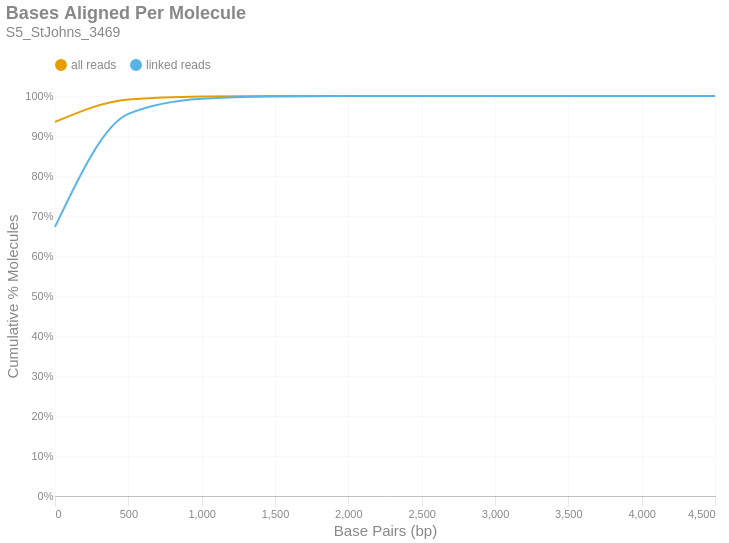

Write notebook code for a chart like this one.
### Markdown cell above
### Bases Aligned Per Molecule
This is a cumulative frequency distribution showing the number of base pairs aligned per unique molecule. These data are shown in 500 bp bins. There are two distributions: one with `all reads` (yellow) and another with only `linked reads` (blue). The percent of molecules in the `linked reads` distribution is relative to the total number of linked molecules.

### Code cell
if SKIPLR:
    print_html(f"Skipped")
else:
    binned_df = consolidated_hist(valids['aligned_bp'], mask, 500, True)
    with SafeRender(binned_df):
        (
            density_plot(binned_df, 'Bases Aligned Per Molecule', samplename, 'basesper')
            .encode(
                x=alt.X('bin:Q', title="Base Pairs (bp)").axis(tickMinStep=500).scale(padding=0),
                y=alt.Y('value:Q', title='Cumulative % Molecules')
                    .axis(format='%')
                    .scale(domain = [0,1])
                    .stack(False),
                color=alt.Color("key:N").scale(domain = ["all reads", "linked reads"]),
                tooltip = [
                    alt.Tooltip("key:N", title = "Data Type"),
                    alt.Tooltip("range_label:N", title="Bases Aligned Per Molecule"),
                    alt.Tooltip("value:Q", format = ".2%", title="% Molecules (Cum.)")
                ]
            )
        ).display()

### Figure 1 — Vega-Lite specification as saved in the notebook (floating-point values rounded to 4 significant figures)
{"width": "container", "height": 400, "config": {"title": {"anchor": "start", "dy": -15, "fontSize": 18, "color": "#888888", "subtitleColor": "#888888", "subtitleFontSize": 14}, "arc": {"fill": "#0072B2"}, "axis": {"domainColor": "#888888", "domainWidth": 0.5, "gridWidth": 0.2, "grid": false, "titleFontWeight": 400, "titleFontSize": 15, "labelFontSize": 11, "labelColor": "#888888", "tickColor": "#888888", "tickWidth": 0.2, "titleColor": "#888888"}, "axisBand": {"grid": false}, "axisX": {"grid": true, "tickSize": 10, "domainCap": "round"}, "axisY": {"domain": false, "grid": true, "tickSize": 0, "domainCap": "round"}, "background": "transparent", "header": {"labelFontSize": 15, "labelColor": "#888888", "titleFontSize": 15, "titleFontWeight": 600, "titleColor": "#888888"}, "legend": {"labelFont": "sans-serif", "labelFontSize": 12, "labelColor": "#888888", "symbolSize": 100, "symbolType": "circle", "titleFontSize": 12, "titlePadding": 10, "titleColor": "#888888", "title": null, "orient": "top"}, "range": {"category": ["#E69F00", "#56B4E9", "#009E73", "#F0E442", "#0072B2", "#D55E00", "#CC79A7", "#000000"], "diverging": ["#cfe8f3", "#a2d4ec", "#73bfe2", "#46abdb", "#1696d2", "#12719e"]}, "area": {"fill": "#0072B2", "fillOpacity": 0.7, "line": true, "strokeOpacity": 0.7}, "line": {"color": "#0072B2", "stroke": "#0072B2", "strokeWidth": 2}, "trail": {"color": "#0072B2", "stroke": "#0072B2", "strokeWidth": 0, "size": 1}, "point": {"filled": true, "fillOpacity": 1.0, "size": 95}, "text": {"color": "#888888", "fontSize": 11, "align": "right", "fontWeight": 400, "size": 11}, "bar": {"fill": "#0072B2", "stroke": null}, "view": {"stroke": null, "continuousWidth": 660, "continuousHeight": 400}}, "data": {"name": "data-dc845517ab0b1a3ea41a4312a4d04650"}, "mark": {"type": "line", "interpolate": "monotone", "point": {"opacity": 0, "size": 275}}, "encoding": {"color": {"field": "key", "scale": {"domain": ["all reads", "linked reads"]}, "type": "nominal"}, "tooltip": [{"field": "key", "title": "Data Type", "type": "nominal"}, {"field": "range_label", "title": "Bases Aligned Per Molecule", "type": "nominal"}, {"field": "value", "format": ".2%", "title": "% Molecules (Cum.)", "type": "quantitative"}], "x": {"axis": {"tickMinStep": 500}, "field": "bin", "scale": {"padding": 0}, "title": "Base Pairs (bp)", "type": "quantitative"}, "y": {"axis": {"format": "%"}, "field": "value", "scale": {"domain": [0, 1]}, "stack": false, "title": "Cumulative % Molecules", "type": "quantitative"}}, "params": [{"name": "param_c36ac31b6afebe62", "select": {"type": "point", "fields": ["key"]}, "bind": "legend"}], "title": {"text": "Bases Aligned Per Molecule", "subtitle": "S5_StJohns_3469"}, "transform": [{"fold": ["all reads (cumsum)", "linked reads (cumsum)"]}, {"calculate": "replace(datum.key, ' (cumsum)', '')", "as": "key"}, {"filter": {"param": "param_c36ac31b6afebe62"}}], "usermeta": {"embedOptions": {"downloadFileName": "S5_StJohns_3469.basesper"}}, "$schema": "https://vega.github.io/schema/vega-lite/v6.1.0.json", "datasets": {"data-dc845517ab0b1a3ea41a4312a4d04650": [{"bin": "0.0", "interval": "0.0-500.0", "all reads": 0.9353, "linked reads": 0.6728, "all reads (cumsum)": 0.9353, "linked reads (cumsum)": 0.6728, "range_label": "0-499"}, {"bin": "500.0", "interval": "500.0-1000.0", "all reads": 0.05591, "linked reads": 0.2825, "all reads (cumsum)": 0.9912, "linked reads (cumsum)": 0.9552, "range_label": "500-999"}, {"bin": "1000.0", "interval": "1000.0-1500.0", "all reads": 0.007468, "linked reads": 0.03794, "all reads (cumsum)": 0.9987, "linked reads (cumsum)": 0.9932, "range_label": "1000-1499"}, {"bin": "1500.0", "interval": "1500.0-2000.0", "all reads": 0.001114, "linked reads": 0.005662, "all reads (cumsum)": 0.9998, "linked reads (cumsum)": 0.9988, "range_label": "1500-1999"}, {"bin": "2000.0", "interval": "2000.0-2500.0", "all reads": 0.0001845, "linked reads": 0.0009376, "all reads (cumsum)": 1.0, "linked reads (cumsum)": 0.9998, "range_label": "2000-2499"}, {"bin": "2500.0", "interval": "2500.0-3000.0", "all reads": 3.085e-05, "linked reads": 0.0001567, "all reads (cumsum)": 1.0, "linked reads (cumsum)": 0.9999, "range_label": "2500-2999"}, {"bin": "3000.0", "interval": "3000.0-3500.0", "all reads": 8.362e-06, "linked reads": 4.249e-05, "all reads (cumsum)": 1.0, "linked reads (cumsum)": 1.0, "range_label": "3000-3499"}, {"bin": "3500.0", "interval": "3500.0-4000.0", "all reads": 2.602e-06, "linked reads": 1.322e-05, "all reads (cumsum)": 1.0, "linked reads (cumsum)": 1.0, "range_label": "3500-3999"}, {"bin": "4000.0", "interval": "4000.0-4500.0", "all reads": 1.858e-07, "linked reads": 9.442e-07, "all reads (cumsum)": 1.0, "linked reads (cumsum)": 1.0, "range_label": "4000-4499"}, {"bin": "4500.0", "interval": "4500.0-5000.0", "all reads": 5.575e-07, "linked reads": 2.833e-06, "all reads (cumsum)": 1.0, "linked reads (cumsum)": 1.0, "range_label": "4500-4999"}]}}
